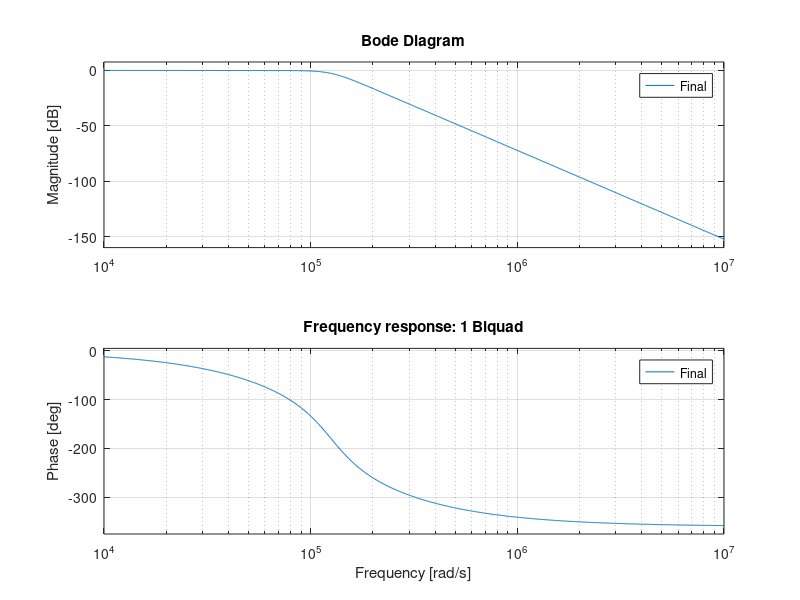

MATLAB code for this plot:
clc;
clear all;
close all;
format shorteng;


OmegaP = 20000 * 2 * pi;         %3db point
QP1 = .517638083;             %Quality factor
QP2 = 1.414213;
QP3 = 1.931851;

s = tf('s');

Numer1 = OmegaP^2;
Denom1 = s^2 + (OmegaP / QP1) * s + OmegaP^2;

Numer2 = OmegaP^2;
Denom2 = s^2 + (OmegaP / QP2) * s + OmegaP^2;

Numer3 = OmegaP^2;
Denom3 = s^2 + (OmegaP / QP3) * s + OmegaP^2;

Gv1 = Numer1 / Denom1;
Gv2 = Numer2 / Denom2;
Gv3 = Numer3 / Numer3;

Final = Gv1 * Gv2 * Gv3;

figure;
bode(Final);
title('Frequency response: 1 Biquad');

% subplot(3,1,2);
% bode(Bi2Response);
% title('Frequency response: 2 Biquads');
% 
% subplot(3,1,3);
% bode(Bi3Response);
% title('Frequency response: 3 Biquads');







